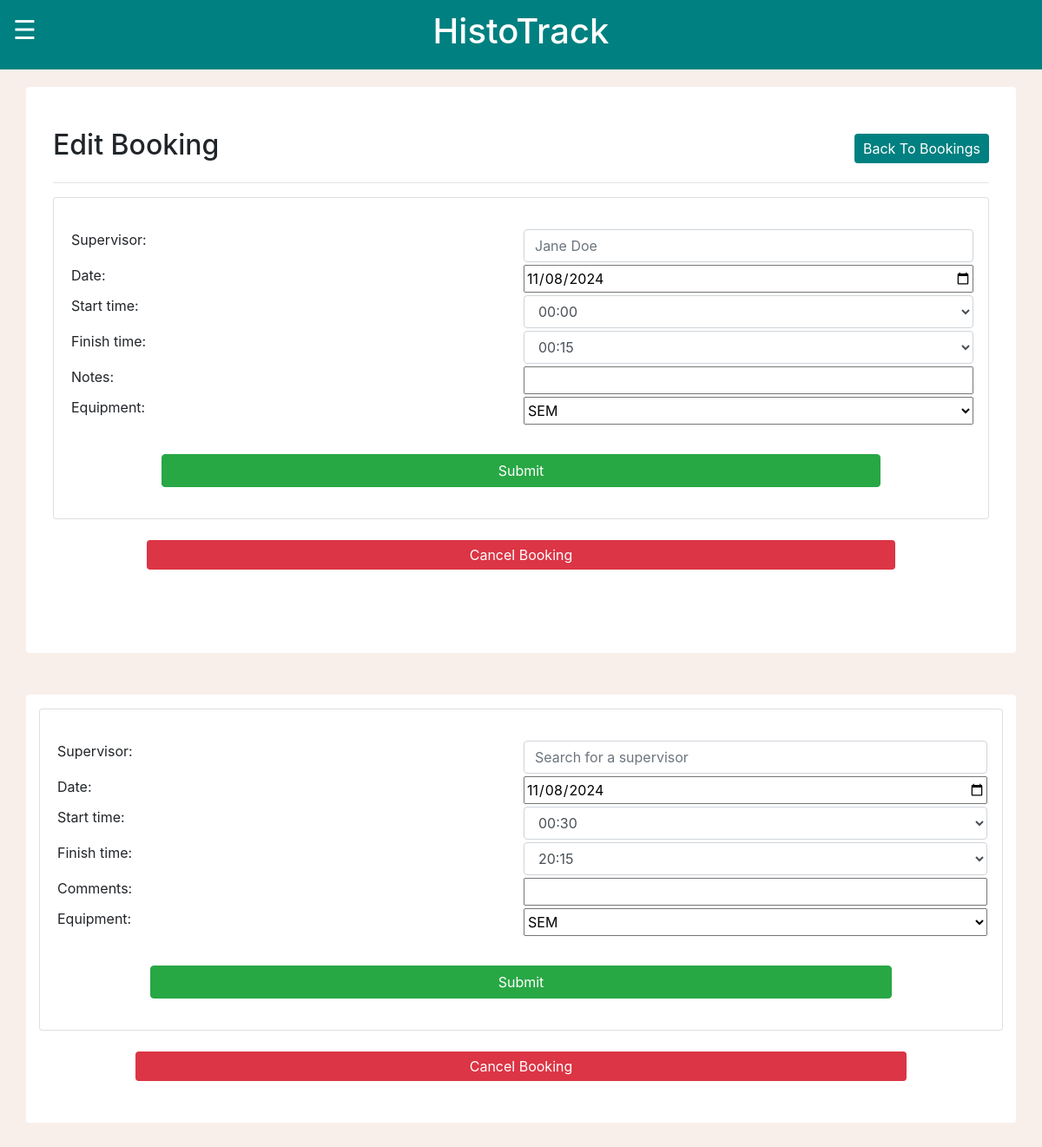
The app's page /MCalendar/myBookings/editBooking/6 (signed in) with its own data.
### MCalendar/models.py (models this page shows, shortened)
class Event(models.Model):
    invoiceRef = models.CharField(max_length=10, default="None")
    bookingName = models.CharField(max_length=80)
    supervisorName = models.CharField(max_length=80)
    email = models.EmailField()
    bookingDate = models.DateField()
    startTime = models.TimeField()
    finishTime = models.TimeField()
    notes = models.TextField(max_length = 1000)
    equipment = models.CharField(max_length=100, default='Not specified')
    totalTime = models.IntegerField(default=0)
    hourlyRate = models.DecimalField(max_digits=10, decimal_places=2, default=0.00)

### MCalendar/views.py (the view, shortened to what this page needs)
# urls.py: path("myBookings/editBooking/<int:id>", views.editBooking, name="editBooking"),
def editBooking(request, id):
    if request.user.is_authenticated:
        booking = get_object_or_404(Event, id=id)
        equipmentList = Equipment.objects.all()
        supervisors = Supervisor.objects.all().order_by('first_name')
        template = loader.get_template('editBooking.html')
        context = {
            'editBooking': [booking],
            'equipmentList': equipmentList,
            'supervisors': supervisors
        }
        return HttpResponse(template.render(context, request))
    else:
        messages.success(request, "Please log in before entering that page!")
        return redirect("loginPage")

### MCalendar/models.py (called while the page is built)
    def __str__(self):
        return self.equipmentName

### MCalendar/templates/editBooking.html (shortened to what this page needs)
{% load static %}
<!DOCTYPE html>
<html lang="en">
<head>
    <link rel="stylesheet" href="https://cdn.jsdelivr.net/npm/bootstrap@4.6.2/dist/css/bootstrap.min.css">
    <link rel="stylesheet" href="{% static 'global.css' %}">
</head>
<body>
    <div class="container-fluid text-white topbar">
        <div class="row">
            <div class="col-2 container-fluid text-left">
            <span class="sidebarButton" onclick="toggleNav()">&#9776;</span>
            </div>
            <div class="col-8 container-fluid text-center h1">
                <span>HistoTrack</span>
            </div>
            <div class="col-2"></div>
        </div>
    </div>
    <div class="container rounded bg-white mt-5 mb-5 pb-5">
        <div class="row">
            <div class="col-md-12">
                <div class="p-3 py-5">
                    <div class="d-flex justify-content-between align-items-center mb-3">
                        <h2 class="text-right">Edit Booking</h2>
                        <div class="text-center">
                            <a href="{% url 'myBookings' %}" class="btn btn-sty">Back To Bookings</a>
                        </div>
                    </div>
                    <hr>
        <form method="POST">
        {% for x in editBooking %}
            <div class="card">
                <div class="card-body">
                    <p class="card-text">
                        <div class="details">
                            <label for="supervisor">Supervisor:</label>
                            <div class="dropdown-container">
                                <input type="text" id="supervisorSearch" class="form-control" placeholder="{{x.supervisorName}}">
                            </div>
                            <label for="date">Date: </label>
                            <input type="date" id="date" name="bookingDate" value="{{ x.bookingDate|date:'Y-m-d' }}">
                            <label for="start">Start time: </label>
                            <select class="form-control" id="start" name="startTime" required>
                                <option value="00:00" {% if x.startTime|time:'H:i' == '00:00' %}selected{% endif %}>00:00</option>
                            </select>
                            <label for="finish">Finish time: </label>
                            <select class="form-control" id="finish" name="finishTime" required>
                                <option value="00:00" {% if x.finishTime|time:'H:i' == '00:00' %}selected{% endif %}>00:00</option>
                            </select>
                            <label for="notes">Notes: </label>
                            <input type="text" id="notes" name="notes" placeholder="{{ x.notes }}">
                            <label for="equipment">Equipment: </label>
                            <select id="equipment" name="equipment"> <option selected>{{ x.equipment }}</option>
                            </select>
                        </div>
                        <br>
                        <input class="btn btn-success btn-block" type="submit" value="Submit" style="width: 80%; margin: auto;">
                    </p>
                </div>
            </div>
            <br>
            <button class="btn btn-danger btn-block" type="button" style="width: 80%; margin: auto;" onclick="confirmCancel({{ x.id }})">Cancel Booking</button>
        {% endfor %}
        </form>
        </div>
        </div>
        </div>
    </div>
</head>
<body>
    <div class="container-fluid text-white topbar">
        <div class="row">
            <div class="col-2 container-fluid text-left">
            <span class="sidebarButton" onclick="toggleNav()">&#9776;</span>
            </div>
            <div class="col-8 container-fluid text-center h1">
                <span>HistoTrack</span>
            </div>
            <div class="col-2"></div>
        </div>
    </div>
    <div class="container rounded bg-white mt-5 mb-5 pb-5 pt-3">
    <form method="POST">
        {% for x in editBooking %}
            <div class="card">
                <div class="card-body">
                    <p class="card-text">
                        <div class="details">
                            <label for="supervisor">Supervisor:</label>
                            <div class="dropdown-container">
                                <input type="text" id="supervisorSearch" class="form-control" placeholder="Search for a supervisor">
                            </div>
                            <label for="date">Date: </label>
                            <input type="date" id="date" name="bookingDate" value="{{ x.bookingDate|date:'Y-m-d' }}">
                            <label for="start">Start time: </label>
                            <select class="form-control" id="start" name="startTime" required>
                                <option value="00:30" {% if x.startTime|time:'H:i' == '00:30' %}selected{% endif %}>00:30</option>
                            </select>
                            <label for="finish">Finish time: </label>
                            <select class="form-control" id="finish" name="finishTime" required>
                                <option value="20:15" {% if x.finishTime|time:'H:i' == '20:15' %}selected{% endif %}>20:15</option>
                            </select>
                            <label for="comments">Comments: </label>
                            <input type="text" id="comments" name="comments" placeholder="{{ x.comments }}">
                            <label for="equipment">Equipment: </label>
                            <select id="equipment" name="equipment"> <option selected>{{ x.equipment }}</option>
                            </select>
                        </div>
                        <br>
                        <input class="btn btn-success btn-block" type="submit" value="Submit" style="width: 80%; margin: auto;">
                    </p>
                </div>
            </div>
            <br>
            <button class="btn btn-danger btn-block" type="button" style="width: 80%; margin: auto;" onclick="confirmCancel('{{ x.id }}')">Cancel Booking</button>
        {% endfor %}
        </form>
    </div>
</body>
</html>

### MCalendar/static/global.css (style rules this page uses)
body { background: #f9efea; margin-top:100px; padding-bottom: 5px !important; height: 100%; }
a { text-decoration:none !important; }
.btn-sty { color: #ffffff; background: #008080; box-shadow: none; border: none; padding: 5px; padding-left: 10px; padding-right: 10px; }
.btn-danger { color: #ffffff; box-shadow: none; border: none; padding: 5px; padding-left: 10px; padding-right: 10px; }
.topbar { height: 80px; max-height: 80px; align-content:center; position: fixed; top:0; z-index: 100; background-color: #008080; cursor:default; }
.sidebarButton { font-size:30px; cursor:pointer; }
.details { margin: 10px 0; display: grid; grid-template-columns: 50% 50%; gap: 3px }

### MCalendar/templates/editBooking.html (style rules this page uses)
.dropdown-container { position: relative; }

### records on screen
Event: supervisorName "Jane Doe", bookingDate "11/08/2024", equipment "SEM", startTime "00:30", finishTime "20:15"
